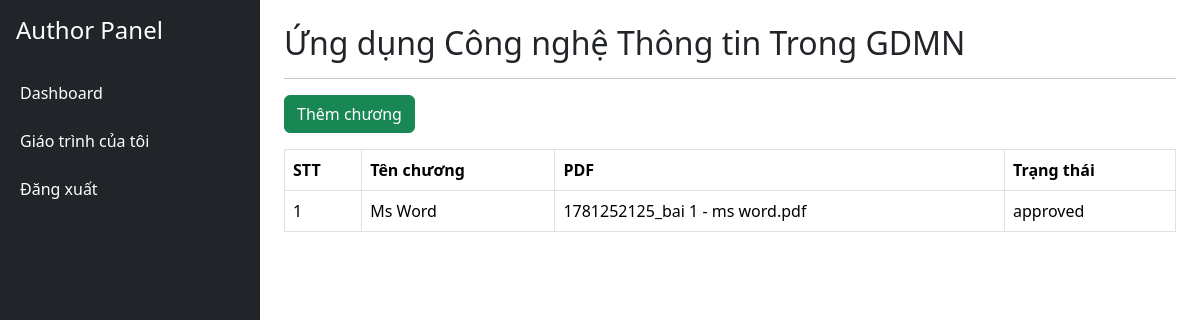
Screenshot of /index.php?page=author-chapters&book_id=1 (signed in) with the database file from the repository.
### tables this page shows
CREATE TABLE `books` (
  `id` int(11) NOT NULL,
  `author_user_id` int(11) NOT NULL,
  `title` varchar(255) NOT NULL,
  `cover_image` varchar(255) DEFAULT NULL,
  `description` longtext DEFAULT NULL,
  `commission_percent` decimal(5,2) DEFAULT 80.00,
  `status` enum('pending','approved','rejected') DEFAULT 'pending',
  `admin_note` text DEFAULT NULL,
  `total_views` int(11) DEFAULT 0,
  `total_sales` int(11) DEFAULT 0,
  `created_at` timestamp NOT NULL DEFAULT current_timestamp(),
  `price` decimal(12,2) DEFAULT 20000.00,
  `duration_months` int(11) DEFAULT 3
);

CREATE TABLE `chapters` (
  `id` int(11) NOT NULL,
  `book_id` int(11) NOT NULL,
  `chapter_no` int(11) NOT NULL,
  `title` varchar(255) NOT NULL,
  `description` text DEFAULT NULL,
  `pdf_file` varchar(255) DEFAULT NULL,
  `page_count` int(11) DEFAULT 0,
  `status` enum('pending','approved','rejected') DEFAULT 'pending',
  `created_at` datetime DEFAULT current_timestamp(),
  `updated_at` datetime DEFAULT current_timestamp() ON UPDATE current_timestamp()
);

### app/core/BaseAuthorController.php (called while the page is built, shortened)
<?php
class BaseAuthorController
{
    protected function render($view, $data = [])
    {
        require
        ROOT_PATH .
        '/app/views/layouts/author.php';
    }
}

### app/controllers/AuthorChapterController.php (called while the page is built, shortened)
<?php
class AuthorChapterController
extends BaseAuthorController
{
    public function index()
    {
        $chapter =
        new Chapter();
        $chapters =
            $chapter->getByBook(
                $_GET['book_id']
            );
        $book =
        (new Book())
        ->find(
            $_GET['book_id']
        );
        $view =
        ROOT_PATH .
        '/app/views/author/chapters/index.php';
        $this->render(
            $view,
            compact(
                'chapters',
                'book'
            )
        );
    }
}

### app/core/Autoloader.php (called while the page is built, shortened)
<?php
class Autoloader
{
    public static function register()
    {
        spl_autoload_register(
            function($class)
            {
                $paths = [
                    ROOT_PATH .
                    '/app/controllers/',
                    ROOT_PATH .
                    '/app/models/',
                    ROOT_PATH .
                    '/app/middleware/',
                    ROOT_PATH .
                    '/app/core/',
                    ROOT_PATH .
                    '/app/services/'
                ];
                foreach(
                    $paths
                    as
                    $path
                )
                {
                    $file =
                    $path .
                    $class .
                    '.php';
                    if(
                        file_exists(
                            $file
                        )
                    )
                    {
                        return;
                    }
                }
            }
        );
    }
}

### config/database.php (called while the page is built)
<?php
class Database
{
    private $host = "localhost";
    private $user = "root";
    private $password = "";
    private $dbname =
    "phuocmien_ebook";
    public function connect()
    {
        $conn =
        new mysqli(
            $this->host,
            $this->user,
            $this->password,
            $this->dbname
        );
        $conn->set_charset(
            "utf8mb4"
        );
        return $conn;
    }
}

### app/models/Book.php (called while the page is built, shortened)
<?php
class Book
{
    private $conn;
    public function __construct()
    {
        $db = new Database();
        $this->conn = $db->connect();
    }
    public function find($id)
    {
        $stmt = $this->conn->prepare(
            "SELECT *
             FROM books
             WHERE id=?"
        );
        $stmt->bind_param(
            "i",
            $id
        );
        $stmt->execute();
        return $stmt
            ->get_result()
            ->fetch_assoc();
    }
}

### app/models/Chapter.php (called while the page is built, shortened)
<?php
class Chapter
{
    private $conn;
    public function __construct()
    {
        $db = new Database();
        $this->conn = $db->connect();
    }
    public function getByBook($bookId)
    {
        $stmt = $this->conn->prepare(
            "SELECT *
             FROM chapters
             WHERE book_id=?
             ORDER BY chapter_no"
        );
        $stmt->bind_param(
            "i",
            $bookId
        );
        $stmt->execute();
        return $stmt->get_result();
    }
}

### app/views/author/chapters/index.php (the view)
<h2>
<?= $book['title'] ?>
</h2>
<hr>
<a
class="btn btn-success mb-3"
href="
index.php?page=chapter-create&book_id=
<?= $book['id'] ?>
">
Thêm chương
</a>
<table
class="table table-bordered">
<tr>
<th>STT</th>
<th>Tên chương</th>
<th>PDF</th>
<th>Trạng thái</th>
</tr>
<?php
while(
$row =
$chapters->fetch_assoc()
){
?>
<tr>
<td>
<?= $row['chapter_no'] ?>
</td>
<td>
<?= $row['title'] ?>
</td>
<td>
<?= $row['pdf_file'] ?>
</td>
<td>
<?= $row['status'] ?>
</td>
</tr>
<?php
}
?>
</table>

### app/views/layouts/author.php (style rules this page uses)
body { margin:0; }

### rows the page displays
books: title "Ứng dụng Công nghệ Thông tin Trong GDMN"
chapters: chapter_no "1", title "Ms Word", pdf_file "1781252125_bai 1 - ms word.pdf", status "approved"
